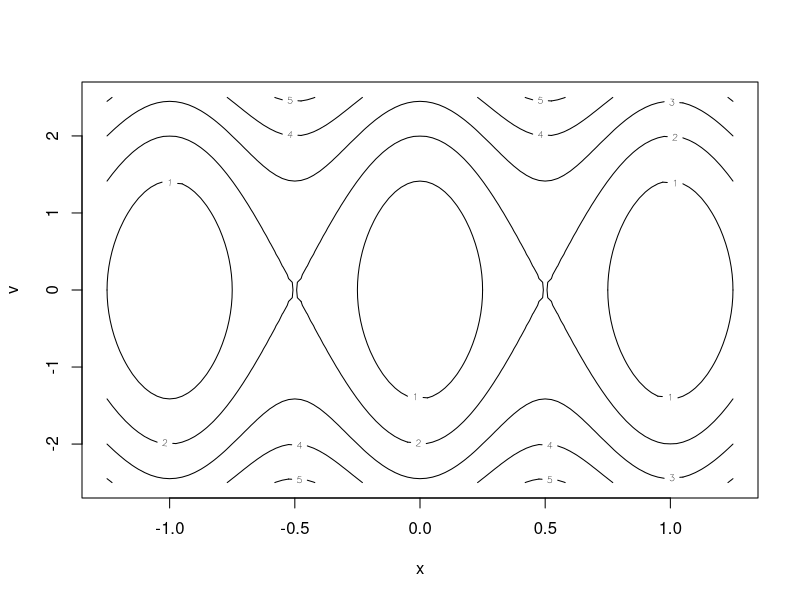
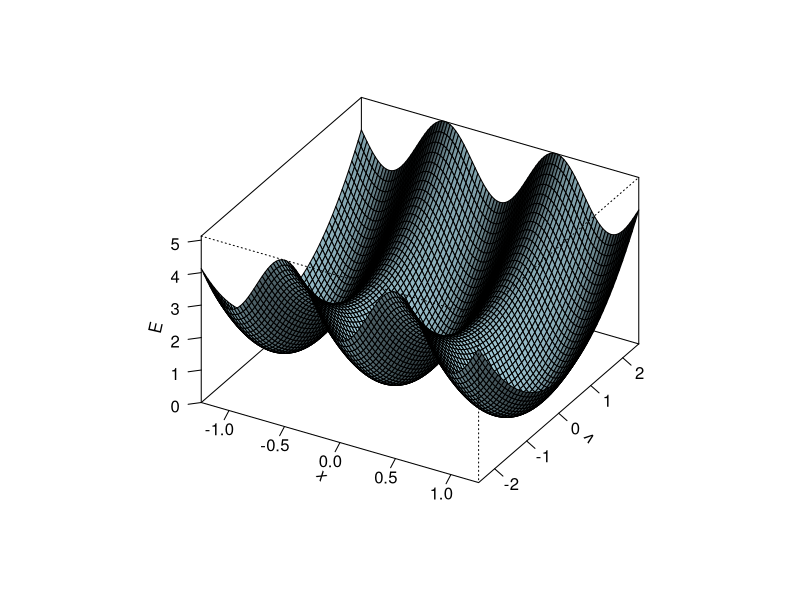

Recreate these plots in R, in order.
### Figure to draw energy landscape, for the Lyapunov chapter

Xvec <- seq(-1.25,1.25,length=101)
Vvec <- seq(-2.5,2.5,length=51)

E <- outer(Xvec,Vvec,function(x,v) 1-cos(2*pi*x)+0.5*v^2)

par(cex=1,mar=c(0,1,0,0))
pdf(width=5,height=5,file="Energy-contour.pdf")

contour(x=Xvec,y=Vvec,z=E,xlab="x",ylab="v",nlevels=5)
#        main="Contour plot of total energy E(x,v)")

points(pi*(0.5+c(0,2)),numeric(2),pch=1)
points(pi*(1.5+c(0,2)),numeric(2),pch=16)

dev.off()

pdf(width=5,height=5,file="Energy-surf.pdf")

persp(Xvec,Vvec,E,xlab="x",ylab="v",zlab="E",
      d=1e6,theta=30, phi=30, expand=0.6,
      col='lightblue', shade=0.75, ltheta=120,
      ticktype='detailed')


#        main="Surf plot of total energy E(x,v)
dev.off()

